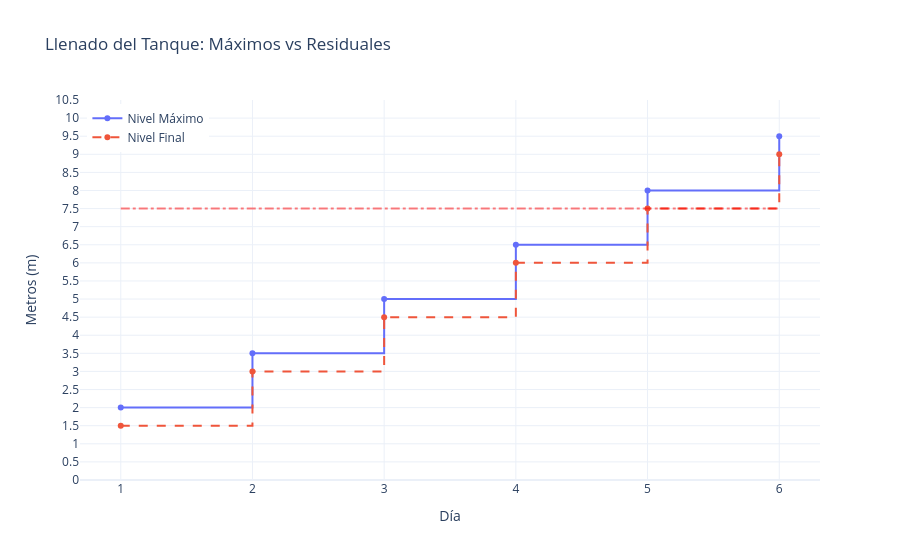

This figure's notebook cell:
### Markdown cell above
### Interactividad con Plotly (Resumen Visual)

Si estuviéramos en un entorno interactivo, usaríamos **Plotly** para visualizar el crecimiento dinámico:

### Code cell
import plotly.graph_objects as go
import numpy as np

# Configuración del gráfico
fig = go.Figure()

# Nivel Máximo con forma de pasos (Equivalente a plt.step)
fig.add_trace(go.Scatter(
    x=df['Día'], 
    y=df['Nivel Máximo (m)'], 
    name='Nivel Máximo', 
    mode='lines+markers',
    line=dict(shape='hv') # 'hv' es equivalente a where='post' en Matplotlib
))

# Nivel Final con forma de pasos
fig.add_trace(go.Scatter(
    x=df['Día'], 
    y=df['Nivel Final/Noche (m)'], 
    name='Nivel Final', 
    mode='lines+markers',
    line=dict(shape='hv', dash='dash') # dash para imitar el linestyle='--'
))

# Línea de referencia (Equivalente a plt.hlines)
fig.add_shape(
    type="line",
    x0=df['Día'].min(), x1=df['Día'].max(),
    y0=7.5, y1=7.5,
    line=dict(color="Red", width=2, dash="dashdot"),
    opacity=0.5
)

fig.update_layout(
    title='Llenado del Tanque: Máximos vs Residuales',
    xaxis_title='Día',
    yaxis_title='Metros (m)',
    template='plotly_white',
    xaxis=dict(
        tickmode='linear',
        tick0=df['Día'].min(),
        dtick=1
    ),
    yaxis=dict(
        tickmode='linear',
        tick0=0,
        dtick=0.5,
        range=[0, max(df['Nivel Máximo (m)'].max(), df['Nivel Final/Noche (m)'].max()) + 1]
    ),
    legend=dict(yanchor="top", y=0.99, xanchor="left", x=0.01)
)

fig.show()

# Exportar imagen (Recuerda tener instalado el paquete 'kaleido')
fig.write_image(r"C:\Users\marco\Downloads\llenado_del_tanque.jpeg")

### Figure 1 — Plotly figure (JSON) as saved in the notebook; plotly's stock layout.template omitted (floating-point values rounded to 4 significant figures)
{"data": [{"line": {"shape": "hv"}, "mode": "lines+markers", "name": "Nivel Máximo", "type": "scatter", "x": [1, 2, 3, 4, 5, 6], "y": [2.0, 3.5, 5.0, 6.5, 8.0, 9.5]}, {"line": {"dash": "dash", "shape": "hv"}, "mode": "lines+markers", "name": "Nivel Final", "type": "scatter", "x": [1, 2, 3, 4, 5, 6], "y": [1.5, 3.0, 4.5, 6.0, 7.5, 9.0]}], "layout": {"legend": {"x": 0.01, "xanchor": "left", "y": 0.99, "yanchor": "top"}, "shapes": [{"line": {"color": "Red", "dash": "dashdot", "width": 2}, "opacity": 0.5, "type": "line", "x0": 1, "x1": 6, "y0": 7.5, "y1": 7.5}], "title": {"text": "Llenado del Tanque: Máximos vs Residuales"}, "xaxis": {"dtick": 1, "tick0": 1, "tickmode": "linear", "title": {"text": "Día"}}, "yaxis": {"dtick": 0.5, "range": [0, 10.5], "tick0": 0, "tickmode": "linear", "title": {"text": "Metros (m)"}}}}
